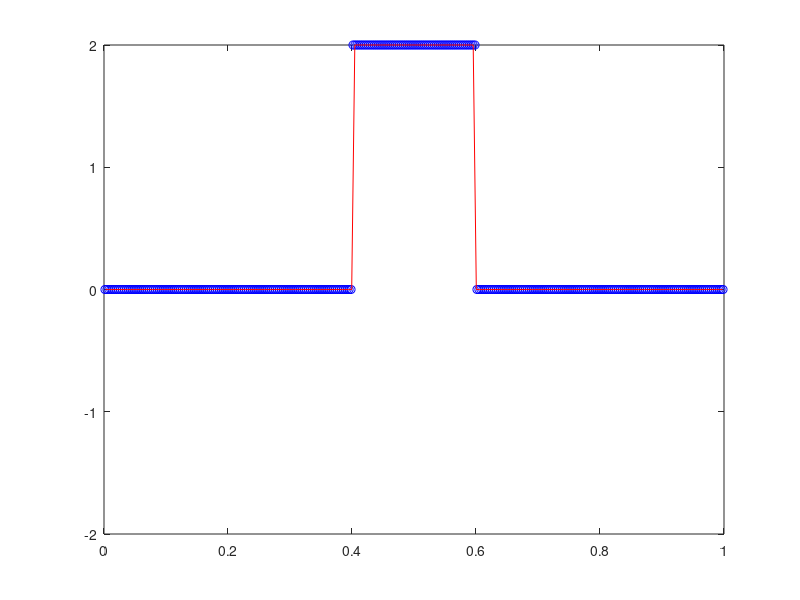
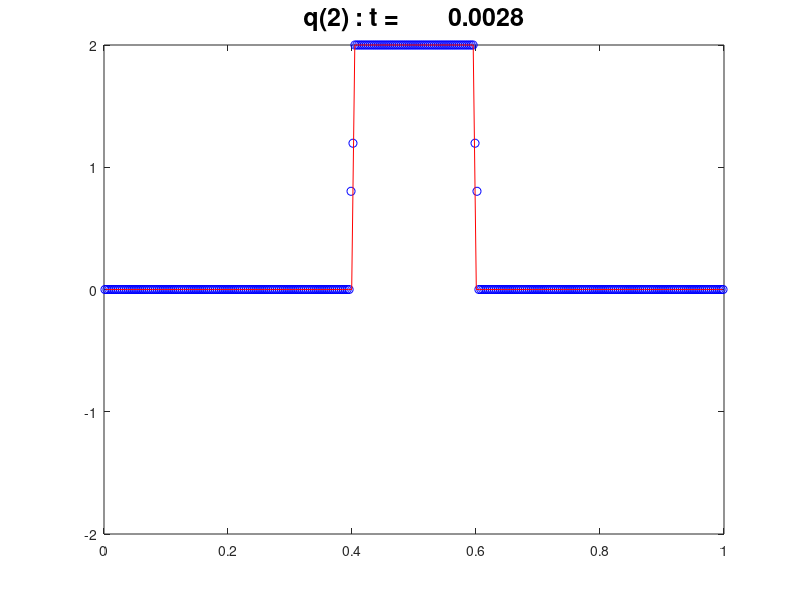
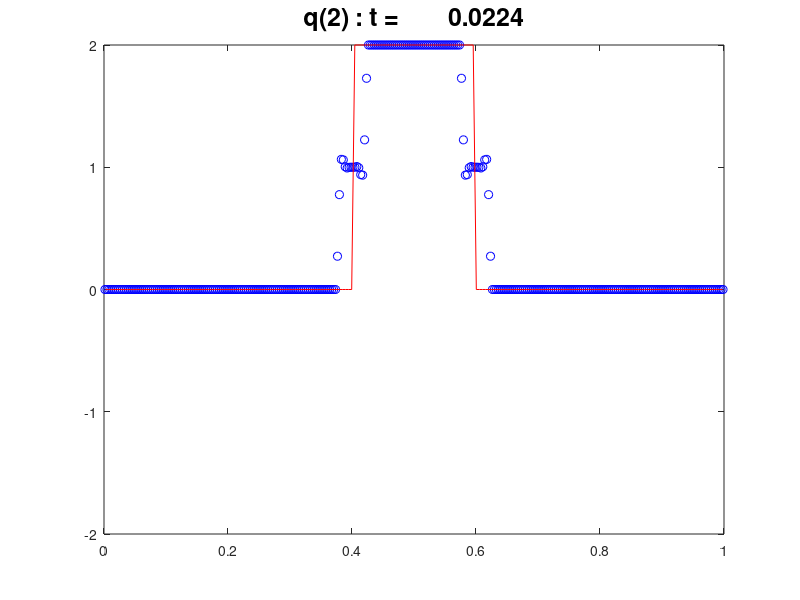
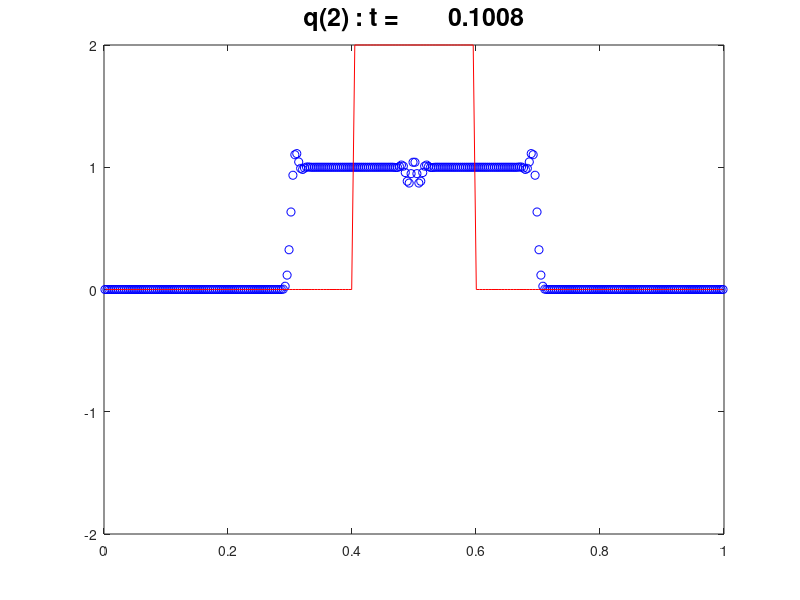

The MATLAB source for these figures, in order:
function wave_eqn()
    close all;
    global c f_init G_init make_periodic;
    % Initial conditions
    N = 320;
    Tfinal = 1;
    f_init = @zero_wave;
    G_init = @ramp;
    pause_on = false;
    make_periodic = true;
    % ------------------------------------------------
    % Start of code
    % ------------------------------------------------
    if (pause_on)
        fprintf('Hit enter to see each frame.\n');
    end
    % Physical parameters
    a = 0;
    b = 1;
    c = 1;  % advective speed
    % Numerical parameters
    dx = (b-a)/N;
    xe = linspace(a,b,N+1);
    xc = xe(1:end-1) + dx/2;
    method = 'lw';    % 'upwind', 'lw'
    % Time step size
    cfl = 0.9;
    dt_stable = cfl*dx/c;
    Nfinal = round(Tfinal/dt_stable + 1);
    dt = Tfinal/Nfinal;
    % For plotting
    xef = linspace(a,b,200);
    xcf = (xef(2:end) + xef(1:end-1))/2;
    xlim = [a b];
    ylim = [-2 2];
    % Initial conditions
    qn = soln(xc,0);
    % Plot initial conditions
    mq = 2;
    plot(xc,qn(mq,:),'bo');
    hold on;
    ue = soln(xcf,0);
    plot(xcf,ue(mq,:),'r');
    axis([xlim ylim]);
    if (pause_on)
        input('Hit enter to continue : ');
    end
    hold off;
    R = [1 1; -c c];
    Rinv = (1/(2*c))*[c -1; c 1];
    t_slice = [0, 0.02, 0.1, 0.6]; tt = 1;
    % Begin time stepping
    qnp1 = qn;
    for n = 1:Nfinal,
        tn = (n-1)*dt;
        tnp1 = n*dt;
        % periodic boundary conditions
        ql = soln(a-dx/2,tn);
        qr = soln(b+dx/2,tn);
        qn_bc = [ql qn qr];
        % Construct characteristic decomposition at each edge
        for i = 2:N+2
            delta = qn_bc(:,i) - qn_bc(:,i-1);
            alpha = Rinv*delta;
            % Waves and speeds
            wave(:,i,1) = alpha(1)*R(:,1);  % eigenvector 1
            s(i,1) = -c;    % eigenvalue 1
            wave(:,i,2) = alpha(2)*R(:,2);  % eigenvector 2
            s(i,2) = c;     % eigenvalue 2
            % wave speeds
            Amdq(:,i-1) = s(i,1)*wave(:,i,1);   % left going characterisic
            Apdq(:,i-1) = s(i,2)*wave(:,i,2);   % right going characteristic
            F_corr(:,i-1) = (c/2)*(1 - dt*c/dx)*(wave(:,i,1) + wave(:,i,2));
        end
        % Update solution
        upwind = Amdq(:,2:end) + Apdq(:,1:end-1);
        switch method
            case 'upwind'
                qnp1 = qn - (dt/dx)*upwind;
            case 'lw'
                % Add a second order correction term
                qnp1 = qn - (dt/dx)*upwind - ...
                    (dt/dx)*(F_corr(:,2:end)-F_corr(:,1:end-1));
            otherwise
        end
        if (tt <= 4 && tnp1 > t_slice(tt))
            tt = tt + 1;
            figure; plot(xc,qnp1(mq,:),'bo');
            hold on;
            ue = soln(xcf,tnp1);
            plot(xcf,ue(mq,:),'r');
            axis([xlim ylim]);
            title(sprintf('q(%d) : t = %12.4f',mq,tnp1),'fontsize',18);
            hold off;
        end
        qn = qnp1;
    end
    qe = soln(xc,tnp1);
    err = norm(qnp1(mq,:)-qe(mq,:),1)*dx;
    fprintf('%3d %12.4e\n',N,err);
end

function d = get_x(x)
    global make_periodic;
    if (make_periodic)
        d = mod(x,1);
    else
        d = x;
    end
end

function u = square_wave(x)
    d = get_x(x);
    u = 0.4 <= d & d <= 0.6;
end

function u = gauss_wave(x)
    d = get_x(x);
    u = exp(-80*(d-0.5).^2);
end

function u = periodic_wave(x)
    d = get_x(x);
    u = cos(8*pi*d);
end

function u = zero_wave(x)
    d = get_x(x);
    u = zeros(size(d));
end

function G = ramp(x)
    % G(x) = -integral of g(x) from to b;
    a = 0.4;
    b = 0.6;
    d = get_x(x);
    m1 = d < a;
    m2 = a <= d & d <= b;
    m3 = d > b;
    G = zeros(size(x));
    G(m1) = 0;
    G(m2) = 2;
    G(m3) = 0;
end

function G = sin_wave(x)
    % G(x) = -integral of g(x) from to b;
    G = cos(8*pi*x);
end


function q = soln(x,t)
    global c f_init G_init;
    % Exact solution goes here
    u = f_init(x);
    v= G_init(x);
    q = [u;v];
end